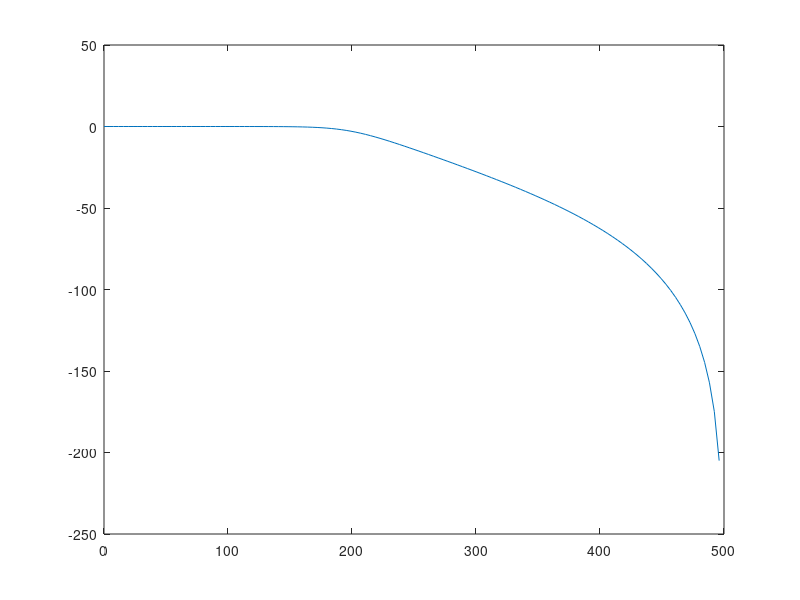

Recreate this plot in MATLAB.
% This filter is a butterworth low pass filter.

'pkg load signal'; % Load function Butter

fc = 200; % Cut-off frequency (Hz)
fs = 1000; % Sampling rate (Hz)
order = 5; % Filter order
[B,A] = butter(order,2*fc/fs); % [0:pi] maps to [0:1] here
[sos,g] = tf2sos(B,A);

% Compute and display the amplitude response
Bs = sos(:,1:3); % Section numerator polynomials
As = sos(:,4:6); % Section denominator polynomials
[nsec,temp] = size(sos);
nsamps = 256; % Number of impulse-response samples
% Note use of input scale-factor g here:
x = g*[1,zeros(1,nsamps-1)]; % SCALED impulse signal
for i=1:nsec
  x = filter(Bs(i,:),As(i,:),x); % Series sections
end
%
%plot(x); % Plot impulse response to make sure
          % it has decayed to zero (numerically)
%
% Plot amplitude response
% (in Octave - Matlab slightly different):
figure(2);
X=fft(x); % sampled frequency response
f = [0:nsamps-1]*fs/nsamps; grid('on');
axis([0 fs/2 -100 5]);
plot(f(1:nsamps/2),20*log10(X(1:nsamps/2)));